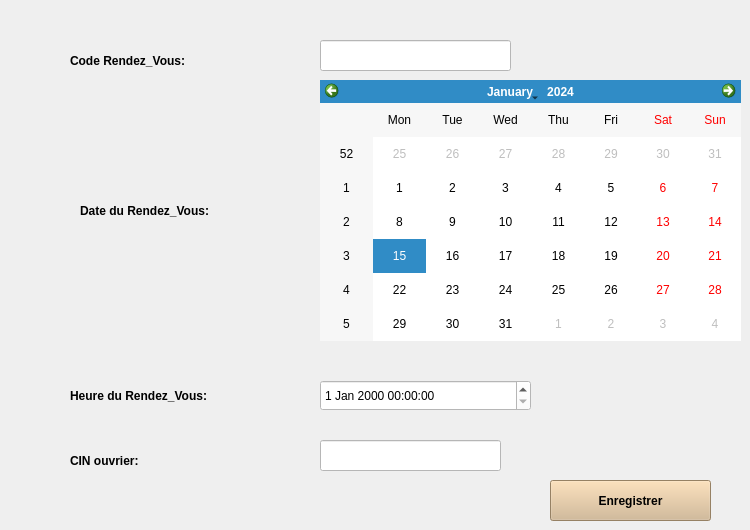
      <widget class="QWidget" name="page_64">
       <widget class="QLineEdit" name="ouvrierRV_2">
        <property name="geometry">
         <rect>
          <x>320</x>
          <y>440</y>
          <width>181</width>
          <height>31</height>
         </rect>
        </property>
        <property name="font">
         <font>
          <underline>false</underline>
         </font>
        </property>
        <property name="styleSheet">
         <string notr="true">background-color:white;</string>
        </property>
       </widget>
       <widget class="QLabel" name="label_226">
        <property name="geometry">
         <rect>
          <x>70</x>
          <y>380</y>
          <width>191</width>
          <height>31</height>
         </rect>
        </property>
        <property name="font">
         <font>
          <pointsize>9</pointsize>
          <weight>75</weight>
          <bold>true</bold>
          <underline>false</underline>
         </font>
        </property>
        <property name="text">
         <string>Heure du Rendez_Vous:</string>
        </property>
       </widget>
       <widget class="QLabel" name="label_227">
        <property name="geometry">
         <rect>
          <x>80</x>
          <y>190</y>
          <width>191</width>
          <height>41</height>
         </rect>
        </property>
        <property name="font">
         <font>
          <pointsize>9</pointsize>
          <weight>75</weight>
          <bold>true</bold>
          <underline>false</underline>
         </font>
        </property>
        <property name="text">
         <string>Date du Rendez_Vous:</string>
        </property>
       </widget>
       <widget class="QLabel" name="label_228">
        <property name="geometry">
         <rect>
          <x>70</x>
          <y>50</y>
          <width>151</width>
          <height>21</height>
         </rect>
        </property>
        <property name="font">
         <font>
          <pointsize>9</pointsize>
          <weight>75</weight>
          <bold>true</bold>
          <underline>false</underline>
         </font>
        </property>
        <property name="text">
         <string>Code Rendez_Vous:</string>
        </property>
       </widget>
       <widget class="QDateTimeEdit" name="dateTimeEdit_2">
        <property name="geometry">
         <rect>
          <x>320</x>
          <y>380</y>
          <width>211</width>
          <height>31</height>
         </rect>
        </property>
        <property name="font">
         <font>
          <underline>false</underline>
         </font>
        </property>
        <property name="styleSheet">
         <string notr="true">background-color:white;</string>
        </property>
       </widget>
       <widget class="QLineEdit" name="codeRV_2">
        <property name="geometry">
         <rect>
          <x>320</x>
          <y>40</y>
          <width>191</width>
          <height>31</height>
         </rect>
        </property>
        <property name="font">
         <font>
          <underline>false</underline>
         </font>
        </property>
        <property name="styleSheet">
         <string notr="true">background-color:white;</string>
        </property>
       </widget>
       <widget class="QLabel" name="label_229">
        <property name="geometry">
         <rect>
          <x>70</x>
          <y>450</y>
          <width>151</width>
          <height>21</height>
         </rect>
        </property>
        <property name="font">
         <font>
          <pointsize>9</pointsize>
          <weight>75</weight>
          <bold>true</bold>
          <underline>false</underline>
         </font>
        </property>
        <property name="text">
         <string>CIN ouvrier:</string>
        </property>
       </widget>
       <widget class="QCalendarWidget" name="calendarWidget_2">
        <property name="geometry">
         <rect>
          <x>320</x>
          <y>80</y>
          <width>421</width>
          <height>261</height>
         </rect>
        </property>
        <property name="styleSheet">
         <string notr="true">background-color:none;</string>
        </property>
       </widget>
       <widget class="QPushButton" name="enregistrerRV_2">
        <property name="geometry">
         <rect>
          <x>550</x>
          <y>480</y>
          <width>161</width>
          <height>41</height>
         </rect>
        </property>
        <property name="font">
         <font>
          <weight>75</weight>
          <bold>true</bold>
          <underline>false</underline>
         </font>
        </property>
        <property name="styleSheet">
         <string notr="true">background-color:tan;</string>
        </property>
        <property name="text">
         <string>Enregistrer</string>
        </property>
       </widget>
      </widget>
